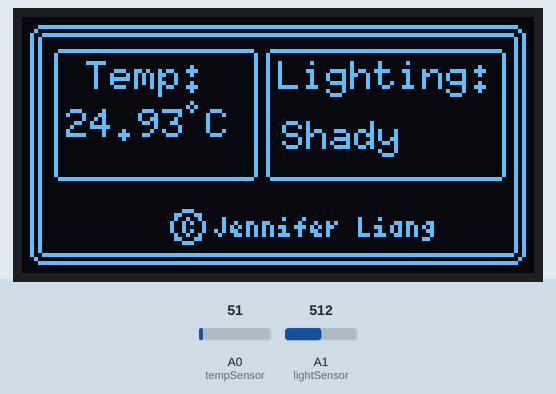
The sketch below on a simulated Arduino Uno, built with avr-gcc and run on an emulated ATmega328P. Parts: 128×64 one-colour display. Inputs (shaded band) come from the test bench; at power-on: A1 (lightSensor) = 512, A0 (tempSensor) = 51.

Above: at 1.2 s.
1.3 s: A1 (lightSensor) set to 502
At 3.1 s:
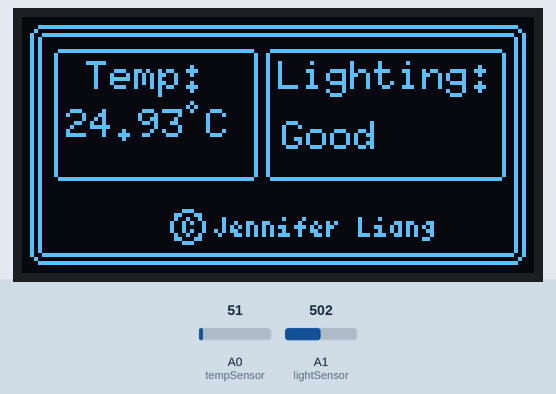
3.4 s: A1 (lightSensor) set to 263
4.9 s: A1 (lightSensor) set to 247
At 5.9 s:
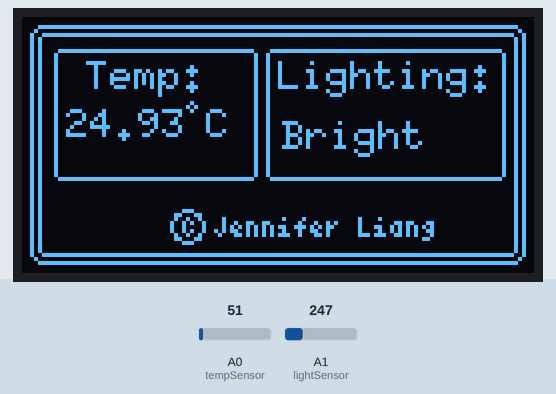
6.7 s: A1 (lightSensor) set to 900
At 8.1 s:
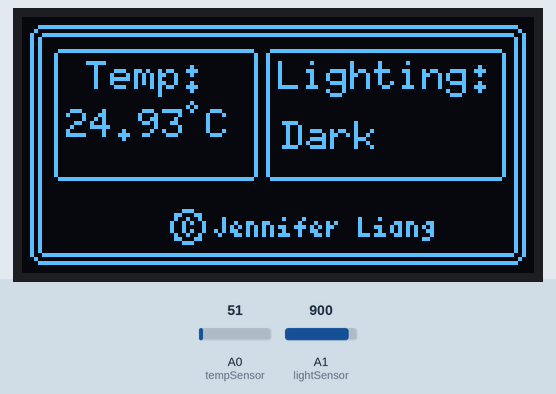
8.4 s: A1 (lightSensor) set to 783
9.9 s: A1 (lightSensor) set to 751
At 11.4 s:
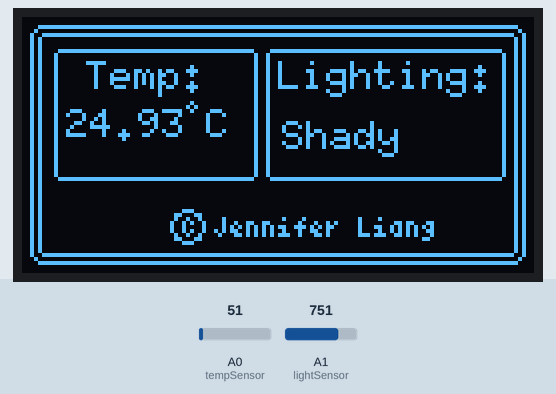
Timing chart, 0 to 12.8 s (numbered marks = the images above; inputs shaded):
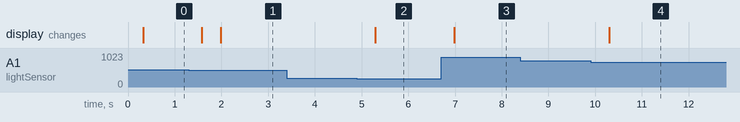

Measured:
- the behaviour switches between 512 and 511 on A1 (lightSensor) (found by bisection; images 0 and 1)
- the behaviour switches between 256 and 255 on A1 (lightSensor) (found by bisection; images 1 and 2)
- the behaviour switches between 768 and 767 on A1 (lightSensor) (found by bisection; images 3 and 4)
- after the input at 1.3 s, the display: first changes after 0.28 s (image 1 shows a later state)
- after the input at 3.4 s, every drawn part: stays the same
- after the input at 4.9 s, the display: changes after 0.39 s (image 2)
- after the input at 6.7 s, the display: changes after 0.29 s (image 3)
- after the input at 8.4 s, every drawn part: stays the same
- after the input at 9.9 s, the display: changes after 0.40 s (image 4)

The sketch:

template_for_temp_and_light.ino
```cpp
#include "U8glib.h"
U8GLIB_SSD1306_128X64 u8g(10, 9, 12, 11, 13); //oled psi connection
//arduino connection :10-D0,9-D1,12-RST,11-DC, 13-CS

static int tempSensor = A0;
static int lightSensor = A1;
int tsensorValue = 0;
float outValue;
int lsensorValue = 0;

void setup() {
  // assign default color value
  pinMode(A0,INPUT);
  pinMode(A1,INPUT);
  if ( u8g.getMode() == U8G_MODE_R3G3B2 ) {
    u8g.setColorIndex(255);     // white
  }
  else if ( u8g.getMode() == U8G_MODE_GRAY2BIT ) {
    u8g.setColorIndex(3);         // max intensity
  }
  else if ( u8g.getMode() == U8G_MODE_BW ) {
    u8g.setColorIndex(1);         // pixel on
  }
  else if ( u8g.getMode() == U8G_MODE_HICOLOR ) {
    u8g.setHiColorByRGB(255,255,255);
  }
}

void tempPage(){
  u8g.drawRFrame(2,2,124,60,3);
  u8g.drawRFrame(4,4,120,56,2);
  u8g.setFont(u8g_font_6x10);
  u8g.drawRFrame(8,8,51,33,2);
  u8g.drawStr(16,18,"Temp: ");
  u8g.drawStr(46,30,"C");
  u8g.setFont(u8g_font_4x6);
  u8g.drawCircle(42,22,1);
  u8g.setFont(u8g_font_4x6);
  u8g.drawStr(40,50+5,"C Jennifer Liang");
  u8g.drawCircle(41,47+5,4.5);
}

void lightPage(){
  u8g.drawRFrame(61,8,60,33,2);
  u8g.drawStr(64,18,"Lighting:");
}
void lsensorRead(){
  lsensorValue = analogRead(lightSensor);
  outValue = lsensorValue/256;
  u8g.setFont(u8g_font_6x10);
  u8g.setPrintPos(65,33);
  switch((int)(outValue)){
    case 3:
      u8g.print("Dark");
      break;
    case 2:
      u8g.print("Shady");
      break;
    case 1:
      u8g.print("Good");
      break;
    case 0:
      u8g.print("Bright");
      break;
    default:
      break;
  }
}
void tsensorRead(){
  tsensorValue = analogRead(tempSensor);
  outValue = tsensorValue * 0.48876;
  u8g.setFont(u8g_font_6x10);
  u8g.setPrintPos(11,30);
  u8g.print(outValue);
}


void loop() {
  // picture loop

  while(1==1){
  u8g.firstPage();
  do{
    tempPage();
    tsensorRead();
    lightPage();
    lsensorRead();

  } while(u8g.nextPage());
  delay(100);
  }
  }
```
